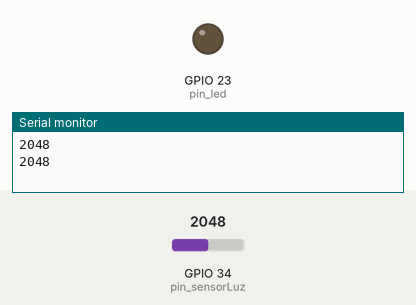
Simulated run of this sketch. Board: ESP32. Shown: output pins drawn as LEDs (lit = HIGH), the last lines printed to the serial monitor. The inputs (shaded band) are chosen by the test bench; at power-on: GPIO 34 (pin_sensorLuz) = 2048.

Above: at 1.8 s.
1.9 s: GPIO 34 (pin_sensorLuz) set to 0
At 4.1 s:
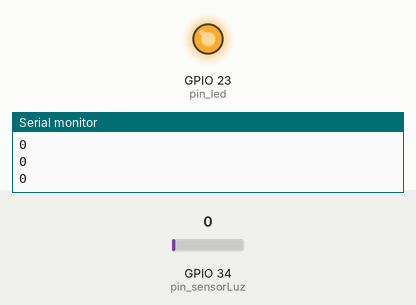
4.5 s: GPIO 34 (pin_sensorLuz) set to 491
At 6.4 s:
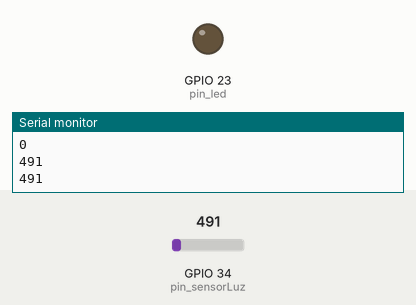
Timing chart, 0 to 7.9 s (numbered marks = the images above; inputs shaded):
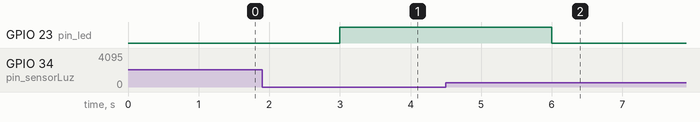

Measured:
- after the input at 1.9 s, GPIO 23 (pin_led): LOW → HIGH after 1.1 s
- after the input at 4.5 s, GPIO 23 (pin_led): HIGH → LOW after 1.5 s

The sketch:

LDRconBlink.ino
```cpp
//Este skecth enciende un led cuando el resistor, a partir de luz, no recibé ninguna señal.
  //caso contrario se apaga el led al recibir un señal de luz.

#define pin_sensorLuz 34
int pin_led =23;

void setup() {
  Serial.begin(9600); //incia comunicación serial
  pinMode(pin_led, OUTPUT);

}

void loop() {
  int medicion = analogRead(pin_sensorLuz);
  Serial.println(medicion);
  delay(1000);
  if(medicion == 0){
     digitalWrite(pin_led, HIGH);
  }
  else{
     digitalWrite(pin_led, LOW);
  }
}
```
